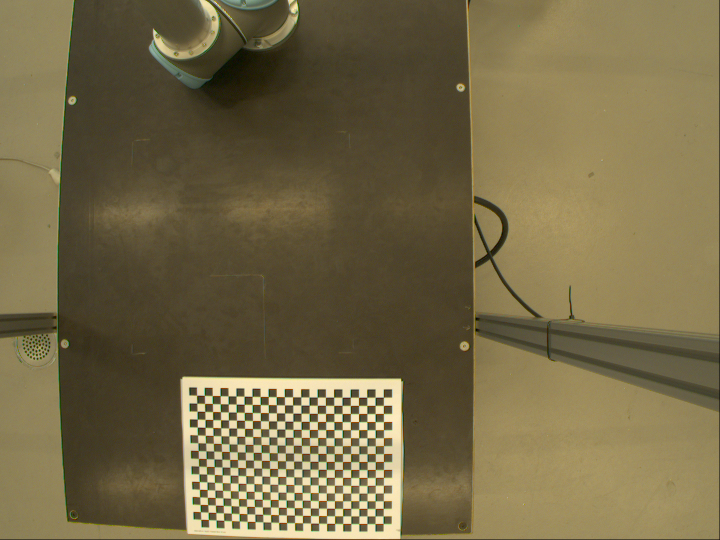
#> input picture HW2/images/img1.png, 1440 x 1080 px (shown at 1/2 size)
$ python main.py
#> lines starting #> are read from the running program, lines starting #| are printed output that depends on the picture; after the words box and inside, x2 and y2 are one past the last pixel; in counts of white or black regions, pixels touching at a corner belong together; long printed decimals are rounded
import cv2
import numpy as np
import glob

imm = cv2.imread('images/img1.png', cv2.IMREAD_COLOR)
#> imm is the input picture: shape (1080, 1440, 3); mean B, G, R 71, 104.9, 116.6
imm_rgb = cv2.cvtColor(imm, cv2.COLOR_BGR2RGB)
cv2.imshow('img1', imm_rgb)
cv2.waitKey(0)

# convert to gray scale
imm_gray = cv2.cvtColor(imm_rgb, cv2.COLOR_RGB2GRAY)
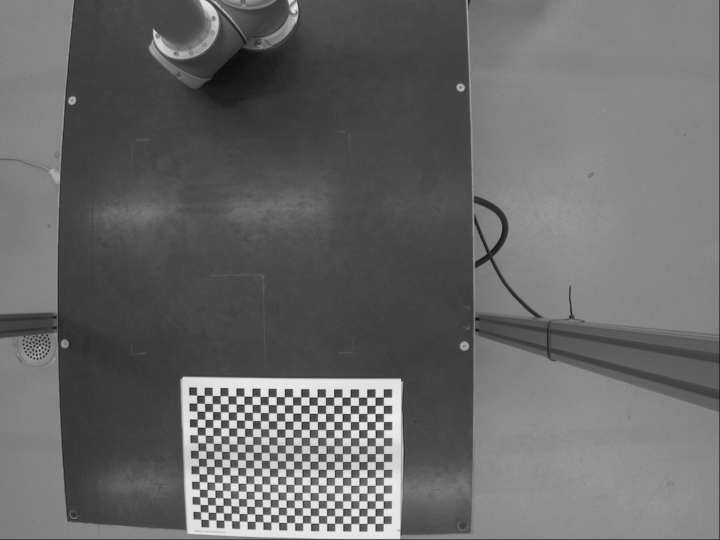
#> imm_gray: shape (1080, 1440) (shown at 1/2 size); min 0, max 253, mean 104.5

# Chessboard size
pattern = (24, 17)
criteria = (cv2.TERM_CRITERIA_EPS + cv2.TERM_CRITERIA_MAX_ITER, 30, 0.1)
ret, corners = cv2.findChessboardCorners(imm_gray, pattern)
#> ret = True; corners = 408 rows, first 8: [394.3, 791.3], [409.4, 791.1], [424.8, 792.1], [440.7, 792.1], [456.7, 792.4], [472.7, 792.6], [489, 793.1], [504.7, 793.4]

if ret:
    acc_corners = cv2.cornerSubPix(imm_gray, corners, (12, 12), (-1, -1), criteria)
#> acc_corners = 408 rows, first 8: [394, 790.8], [409.2, 791.2], [424.8, 791.6], [440.7, 792], [456.6, 792.3], [472.6, 792.5], [488.6, 792.8], [504.6, 793.2]
    cv2.drawChessboardCorners(imm_rgb, pattern, acc_corners, ret)
#> imm_rgb: shape (1080, 1440, 3); mean R, G, B 114.8, 104, 71.9
    imm_conv = cv2.resize(imm_rgb, (1080, 720))
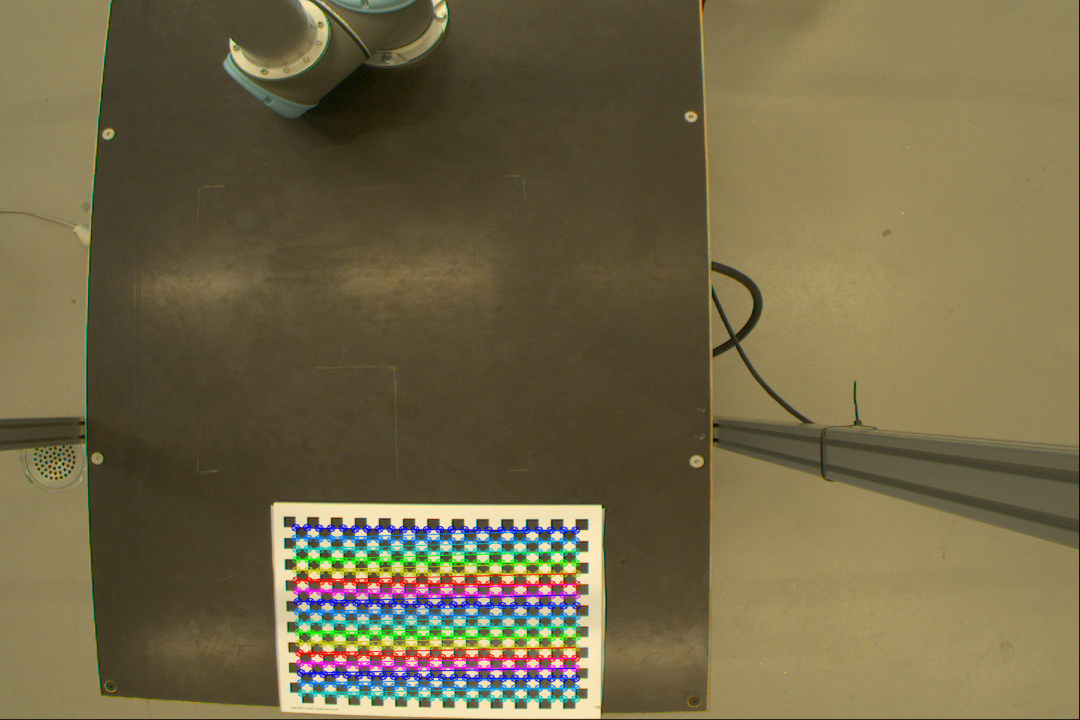
#> imm_conv: shape (720, 1080, 3); mean R, G, B 114.7, 103.9, 71.9
    cv2.imshow('img-corners', imm_conv)
    print(imm_gray.shape[::-1])
#| (1440, 1080)
    cv2.waitKey(0)


objpoints = []
imgpoints = []

objp = np.zeros((pattern[0] * pattern[1], 3), np.float32)
objp[ :, :2] = np.mgrid[0:pattern[0], 0:pattern[1]].T.reshape(-1, 2)

objpoints.append(objp)
imgpoints.append(acc_corners)

ret, mtx, dist, rvecs, tvecs = cv2.calibrateCamera(objpoints, imgpoints, imm_gray.shape, None, None)
#> ret = 0.229; mtx = [[2124.2, 0, 368.7], [0, 2202.9, 550.1], [0, 0, 1]]; dist = [[-0.35, -4.87, -0.0038, 0.0907, 22.37]]; rvecs = ([-0.0412, 0.0957, -0.00553],); tvecs = ([1.46, 14.93, 136],)
print(f'k1: {dist[0][0]}, k2: {dist[0][1]}, p1: {dist[0][2]}, p2: {dist[0][3]}, k3: {dist[0][4]}')
#| k1: -0.3499, k2: -4.868, p1: -0.003798, p2: 0.09072, k3: 22.371

img = cv2.imread('images/img5.png', cv2.IMREAD_COLOR)
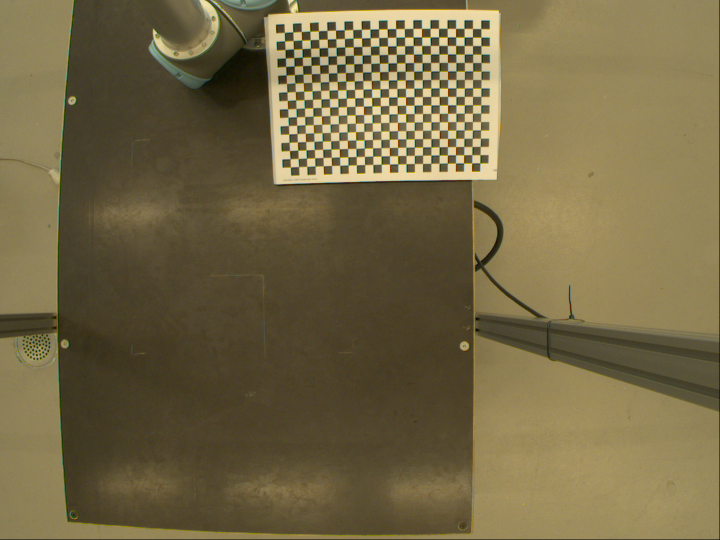
#> input picture HW2/images/img5.png, 1440 x 1080 px (shown at 1/2 size)
#> img is the input picture: shape (1080, 1440, 3); mean B, G, R 69.7, 104.1, 116.2
img_rgb = cv2.cvtColor(img, cv2.COLOR_BGR2RGB)
h, w = img_rgb.shape[:2]
#> h = 1080; w = 1440
newcameramtx, roi = cv2.getOptimalNewCameraMatrix(mtx, dist, (w, h), 1, (w, h))
#> newcameramtx = [[2124.6, 0, 440.4], [0, 1960.5, 548.8], [0, 0, 1]]; roi = (45, 159, 1199, 776)
dst = cv2.undistort(img_rgb, mtx, dist, None, newcameramtx)
x, y, w, h = roi
#> x = 45; y = 159; w = 1199; h = 776
dst = dst[y:y + h, x:x + w]
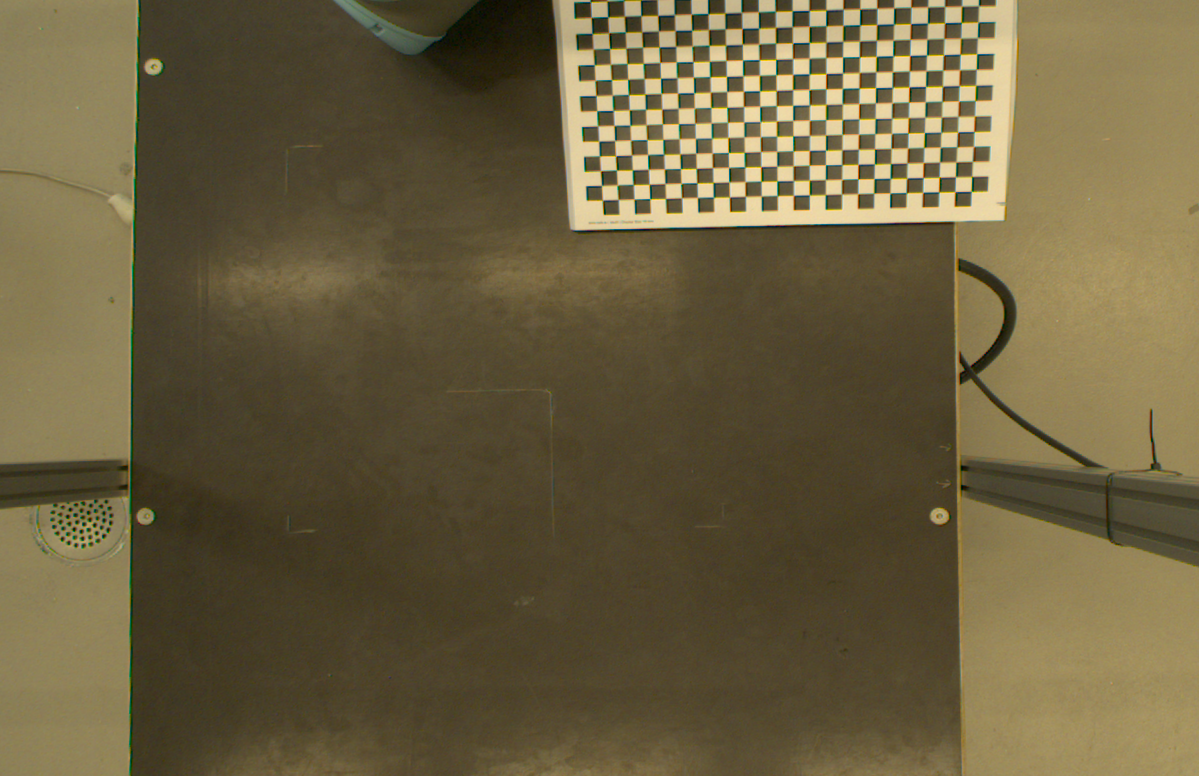
#> dst: shape (776, 1199, 3); mean R, G, B 107, 95.4, 63.6
cv2.imshow('img5_with_undistort_1', dst)
cv2.waitKey(0)

# calibrate with img1 to img4
new_objpoints = []
new_imgpoints = []
images = glob.glob('images/*.png')
curr_im = None
for fname in images[:-1]:
    print(fname)
    img = cv2.imread(fname, cv2.IMREAD_COLOR)
    gray = cv2.cvtColor(img, cv2.COLOR_BGR2GRAY)
    curr_im = gray
    ret, corners = cv2.findChessboardCorners(gray, pattern)
#> ret = True
    if ret:
        new_objpoints.append(objp)
        acc_corners = cv2.cornerSubPix(gray, corners, (12, 12), (-1, -1), criteria)
        new_imgpoints.append(acc_corners)
        cv2.drawChessboardCorners(img, pattern, acc_corners, ret)
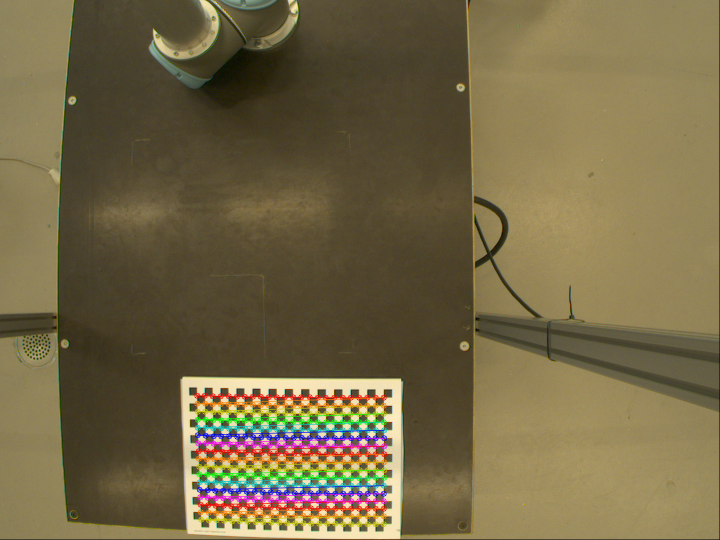
#> img: shape (1080, 1440, 3) (shown at 1/2 size); 3.95% of pixels changed, all inside (x1, y1, x2, y2) = (388, 785, 775, 1055)
        cv2.imshow('img', img)
        cv2.waitKey(0)
#> pass 2 of the loop `for fname in images[:-1]:`:
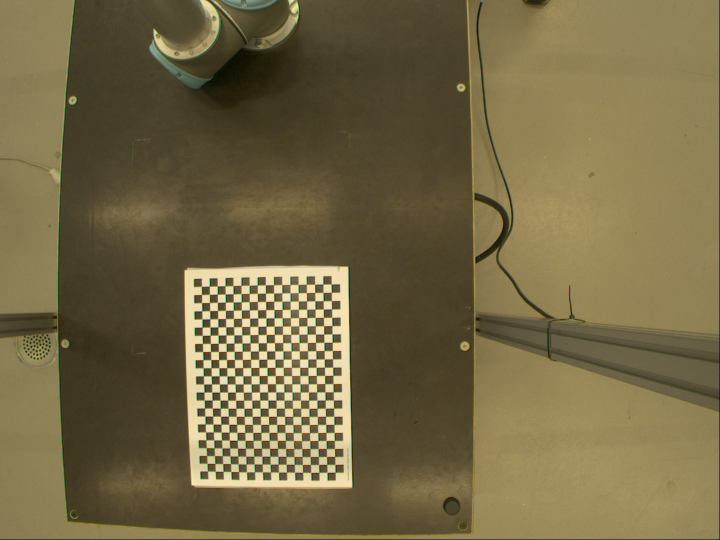
#> input picture HW2/images/img2.png, 1440 x 1080 px (shown at 1/2 size)
#> img is the input picture: shape (1080, 1440, 3); mean B, G, R 69.3, 103.9, 116.1
#> `gray = cv2.cvtColor(img, cv2.COLOR_BGR2GRAY)`:
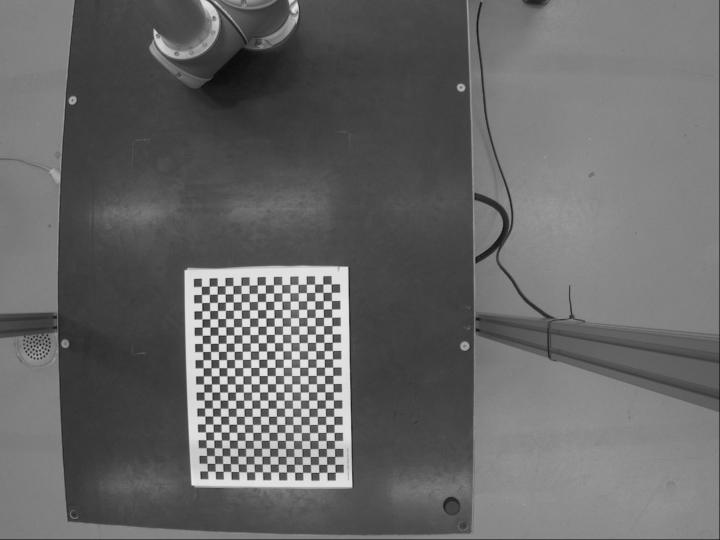
#> gray: shape (1080, 1440) (shown at 1/2 size); min 0, max 244, mean 103.6
#> `ret, corners = cv2.findChessboardCorners(gray, pattern)`: corners = 408 rows, first 8: [415.7, 942.6], [414.7, 927.8], [414.2, 911.9], [412.8, 896.3], [412.5, 880.3], [411.9, 864.8], [411, 848.7], [410.6, 832.7]
#> `acc_corners = cv2.cornerSubPix(gray, corners, (12, 12), (-1, -1), crit..`: acc_corners = 408 rows, first 8: [415.5, 942.6], [414.6, 927.2], [414.1, 911.7], [412.9, 895.9], [412.5, 880.3], [411.8, 864.5], [410.9, 848.6], [410.4, 832.6]
#> `cv2.drawChessboardCorners(img, pattern, acc_corners, ret)`:
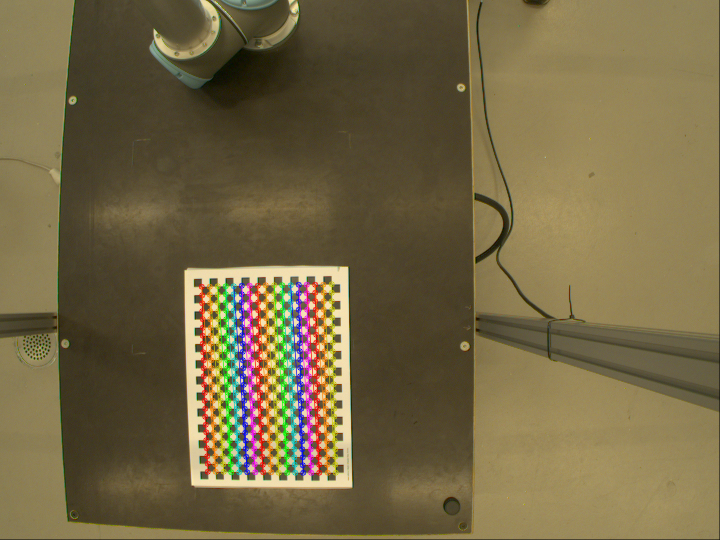
#> img: shape (1080, 1440, 3) (shown at 1/2 size); 4.02% of pixels changed, all inside (x1, y1, x2, y2) = (397, 562, 678, 952)
#> pass 3 of the loop `for fname in images[:-1]:`:
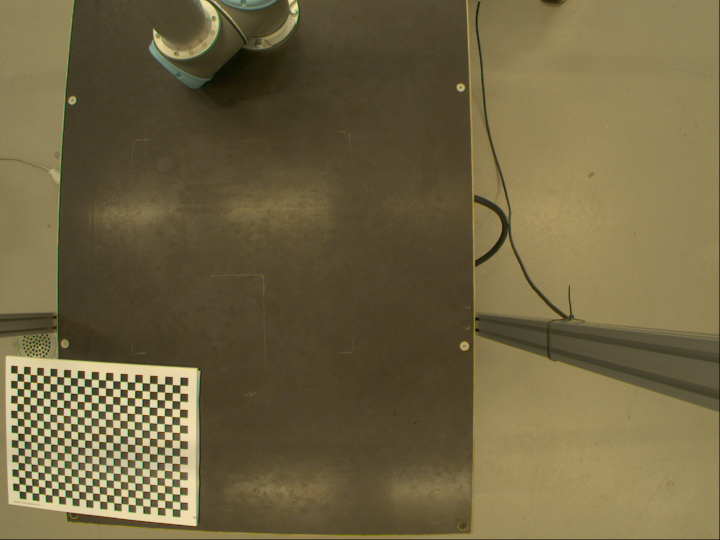
#> input picture HW2/images/img3.png, 1440 x 1080 px (shown at 1/2 size)
#> img is the input picture: shape (1080, 1440, 3); mean B, G, R 66.4, 100.3, 112.1
#> `gray = cv2.cvtColor(img, cv2.COLOR_BGR2GRAY)`:
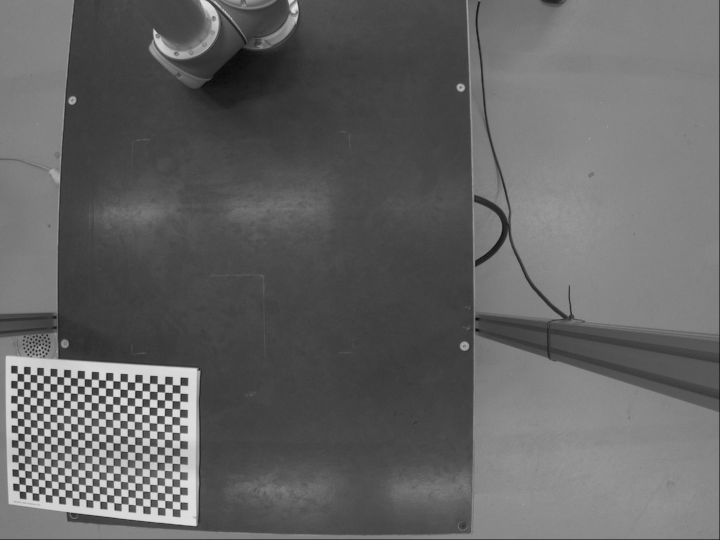
#> gray: shape (1080, 1440) (shown at 1/2 size); min 0, max 248, mean 100
#> `ret, corners = cv2.findChessboardCorners(gray, pattern)`: corners = 408 rows, first 8: [35.19, 747.5], [48.02, 748.3], [60.8, 749.7], [74.33, 750.4], [87.34, 751.8], [100.7, 752.5], [114.4, 753.8], [128.1, 754.5]
#> `acc_corners = cv2.cornerSubPix(gray, corners, (12, 12), (-1, -1), crit..`: acc_corners = 408 rows, first 8: [41.67, 747.5], [53.69, 748.8], [54.01, 748.9], [79.15, 750.9], [79.51, 751], [100.6, 752.4], [121.1, 754], [133.4, 755.2]
#> `cv2.drawChessboardCorners(img, pattern, acc_corners, ret)`:
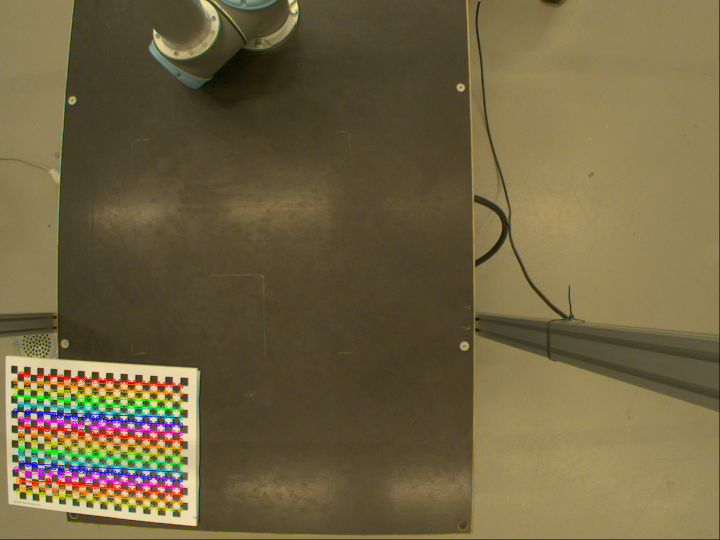
#> img: shape (1080, 1440, 3) (shown at 1/2 size); 3.45% of pixels changed, all inside (x1, y1, x2, y2) = (25, 742, 368, 1026)


img = cv2.imread('images/img5.png', cv2.IMREAD_COLOR)
img_rgb = cv2.cvtColor(img, cv2.COLOR_BGR2RGB)
ret, mtx, dist, rvecs, tvecs = cv2.calibrateCamera(new_objpoints, new_imgpoints, curr_im.shape, None, None)
#> ret = 2.38; mtx = [[1867.1, 0, 731.8], [0, 1824.8, 328], [0, 0, 1]]; dist = [[-0.605, 0.0459, 0.0782, -0.00434, 0.576]]; rvecs = ([-0.0228, 0.0209, -0.00329], [-0.0485, 0.00109, -1.59], [-0.0171, -0.00862, 0.0386]); tvecs = ([-20.79, 28.33, 113.2], [-19.65, 37.92, 113], [-45.8, 26.19, 112.8])
h, w = img_rgb.shape[:2]
#> h = 1080; w = 1440
newcameramtx, roi = cv2.getOptimalNewCameraMatrix(mtx, dist, (w, h), 1, (w, h))
#> newcameramtx = [[1499, 0, 727.8], [0, 1564, 394.5], [0, 0, 1]]; roi = (82, 93, 1274, 947)
# undistort
dst = cv2.undistort(img_rgb, mtx, dist, None, newcameramtx)
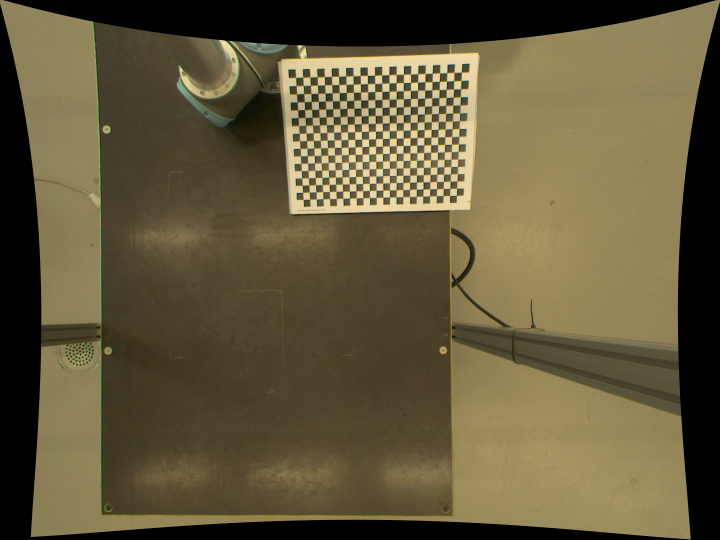
#> dst: shape (1080, 1440, 3) (shown at 1/2 size); mean R, G, B 98.5, 88.4, 59.3
# crop the image
x, y, w, h = roi
#> x = 82; y = 93; w = 1274; h = 947
dst = dst[y:y + h, x:x + w]
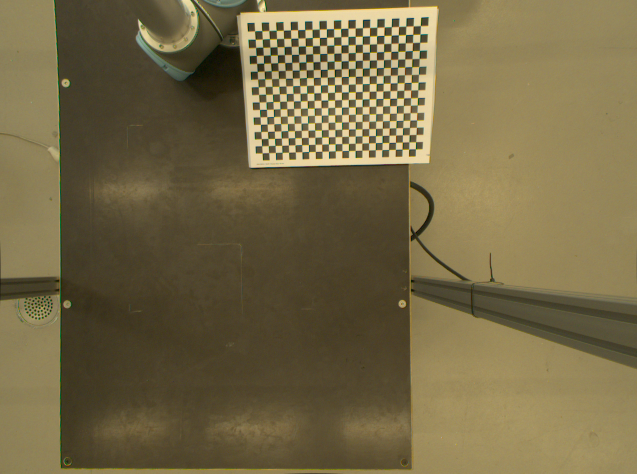
#> dst: shape (947, 1274, 3) (shown at 1/2 size); mean R, G, B 117, 104.9, 70.2
cv2.imshow('img5_with_undistort_all', dst)
cv2.waitKey(0)
